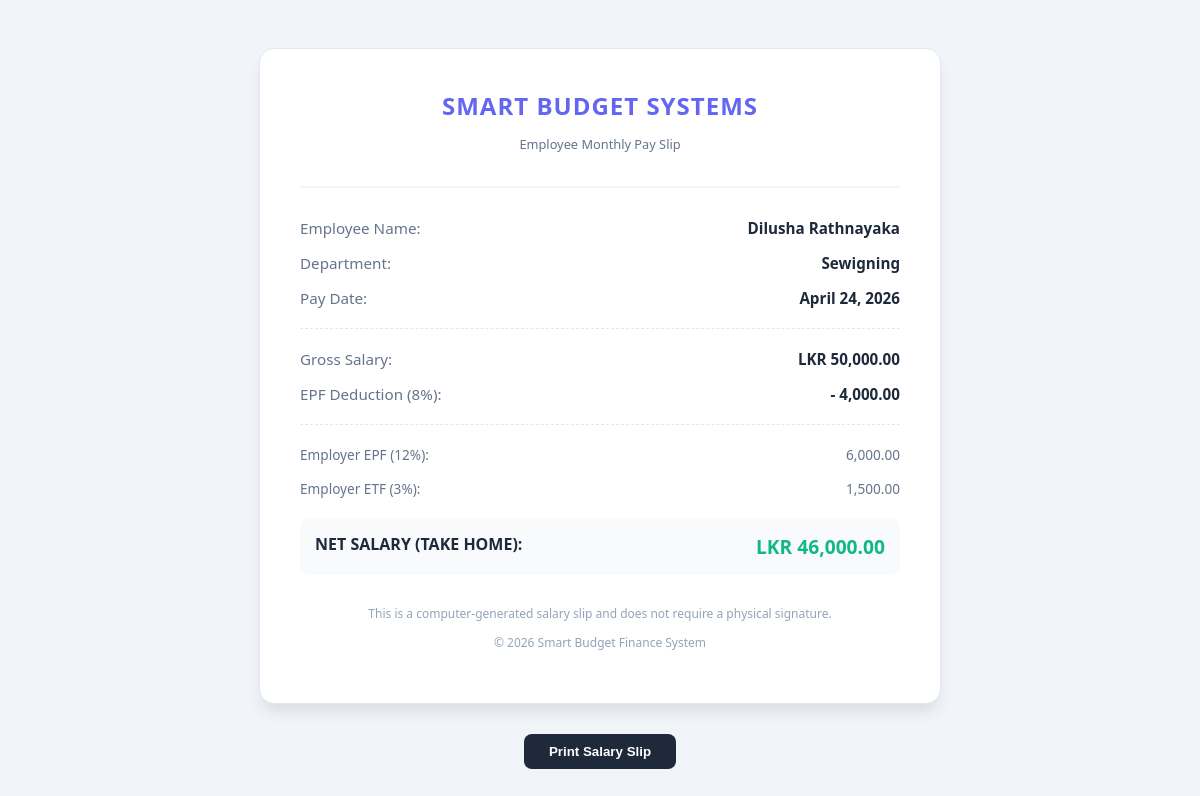
The page /view_slip.php?id=12 on the database its author committed.
### tables this page shows
CREATE TABLE `salary_records` (
  `salary_id` int NOT NULL,
  `user_id` int NOT NULL,
  `gross_salary` decimal(10,2) NOT NULL,
  `epf_employee` decimal(10,2) NOT NULL,
  `epf_employer` decimal(10,2) NOT NULL,
  `etf_employer` decimal(10,2) NOT NULL,
  `net_salary` decimal(10,2) NOT NULL,
  `pay_date` date NOT NULL
);

CREATE TABLE `users` (
  `user_id` int NOT NULL,
  `full_name` varchar(100) NOT NULL,
  `email` varchar(150) NOT NULL,
  `nic` varchar(12) NOT NULL,
  `phone` varchar(15) DEFAULT NULL,
  `factory` varchar(100) DEFAULT NULL,
  `department` varchar(100) DEFAULT NULL,
  `role` enum('admin','supervisor','user') DEFAULT 'user',
  `lang` enum('en','si','ta') DEFAULT 'en',
  `password_hash` varchar(255) NOT NULL,
  `created_at` timestamp NULL DEFAULT CURRENT_TIMESTAMP,
  `profile_pic` varchar(255) DEFAULT 'default_avatar.png'
);

### view_slip.php (the view, shortened to what this page needs)
<?php
require_once 'config.php';
if(isset($_GET['id'])){
    $s_id = mysqli_real_escape_string($conn, $_GET['id']);
    $res = mysqli_query($conn, "SELECT s.*, u.full_name, u.department FROM salary_records s JOIN users u ON s.user_id = u.user_id WHERE s.salary_id = '$s_id'");
    $data = mysqli_fetch_assoc($res);
} else {
    die("Invalid Request");
}
?>
<!DOCTYPE html>
<html lang="en">
<head>
</head>
<body>
<div class="slip-card">
    <div class="header">
        <h2>Smart Budget Systems</h2>
        <p style="color: #64748b; font-size: 0.8rem;">Employee Monthly Pay Slip</p>
    </div>
    <div class="info-row">
        <span class="label">Employee Name:</span>
        <span class="value"><?php echo $data['full_name']; ?></span>
    </div>
    <div class="info-row">
        <span class="label">Department:</span>
        <span class="value"><?php echo $data['department']; ?></span>
    </div>
    <div class="info-row">
        <span class="label">Pay Date:</span>
        <span class="value"><?php echo date('F d, Y', strtotime($data['pay_date'])); ?></span>
    </div>
    <div class="divider"></div>
    <div class="info-row">
        <span class="label">Gross Salary:</span>
        <span class="value">LKR <?php echo number_format($data['gross_salary'], 2); ?></span>
    </div>
    <div class="info-row" style="color: #ef4444;">
        <span class="label">EPF Deduction (8%):</span>
        <span class="value">- <?php echo number_format($data['epf_employee'], 2); ?></span>
    </div>
    <div class="divider"></div>
    <div class="info-row" style="font-size: 0.85rem; color: #64748b;">
        <span>Employer EPF (12%):</span>
        <span><?php echo number_format($data['epf_employer'], 2); ?></span>
    </div>
    <div class="info-row" style="font-size: 0.85rem; color: #64748b;">
        <span>Employer ETF (3%):</span>
        <span><?php echo number_format($data['etf_employer'], 2); ?></span>
    </div>
    <div class="total-row">
        <span class="total-label">NET SALARY (TAKE HOME):</span>
        <span class="total-value">LKR <?php echo number_format($data['net_salary'], 2); ?></span>
    </div>
    <div class="footer-note">
        <p>This is a computer-generated salary slip and does not require a physical signature.</p>
        <p>© 2026 Smart Budget Finance System</p>
    </div>
</div>
<div class="no-print">
    <button class="btn-print" onclick="window.print()"><i class="fas fa-print"></i> Print Salary Slip</button>
</div>
</body>
</html>

### view_slip.php (style rules this page uses)
body { font-family: 'Segoe UI', Tahoma, Geneva, Verdana, sans-serif; background: #f1f5f9; padding: 40px; }
.slip-card { background: white; width: 600px; margin: auto; padding: 40px; border-radius: 15px; box-shadow: 0 10px 15px -3px rgba(0,0,0,0.1); border: 1px solid #e2e8f0; }
.header { text-align: center; border-bottom: 2px solid #f1f5f9; padding-bottom: 20px; margin-bottom: 30px; }
.header h2 { color: #6366f1; margin: 0; text-transform: uppercase; letter-spacing: 1px; }
.info-row { display: flex; justify-content: space-between; margin-bottom: 15px; font-size: 0.95rem; }
.label { color: #64748b; font-weight: 500; }
.value { color: #1e293b; font-weight: 700; }
.divider { border-top: 1px dashed #e2e8f0; margin: 20px 0; }
.total-row { background: #f8fafc; padding: 15px; border-radius: 10px; display: flex; justify-content: space-between; margin-top: 20px; }
.total-label { font-weight: 800; color: #1e293b; }
.total-value { font-weight: 800; color: #10b981; font-size: 1.2rem; }
.footer-note { text-align: center; color: #94a3b8; font-size: 0.75rem; margin-top: 30px; }
.no-print { text-align: center; margin-top: 30px; }
.btn-print { background: #1e293b; color: white; border: none; padding: 10px 25px; border-radius: 8px; cursor: pointer; font-weight: 600; }

### rows shown on the page
salary_records: user.full_name "Dilusha Rathnayaka", user.department "Sewigning", pay_date "April 24, 2026", gross_salary "50,000.00", epf_employee "4,000.00", epf_employer "6,000.00", etf_employer "1,500.00", net_salary "46,000.00"
